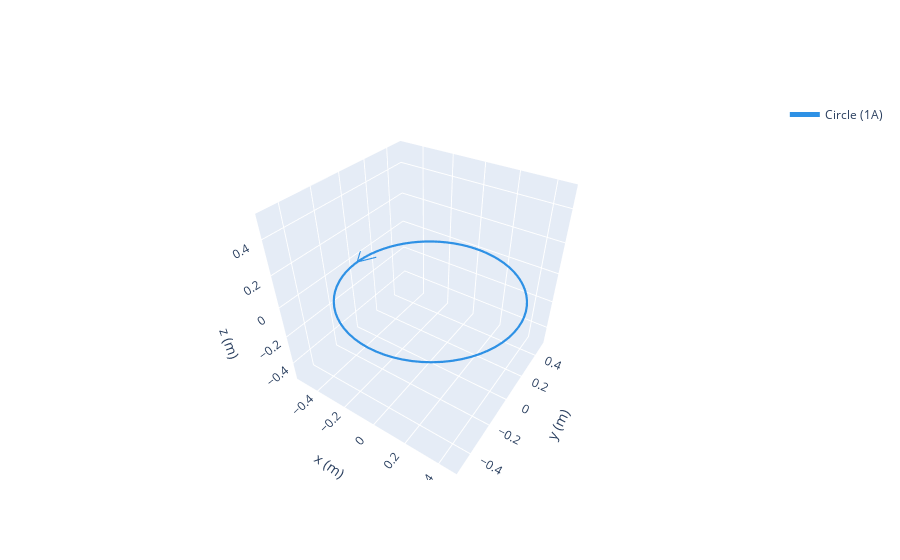

Notebook cell for this chart:
### Code cell
loop = magpy.current.Circle(current=1, diameter=1)

loop.show()

### Figure 1 — Plotly figure (JSON) as saved in the notebook; plotly's stock layout.template omitted (floating-point values rounded to 4 significant figures)
{"data": [{"legendgroup": "Circle(id=5002087696)", "line": {"color": "#2e91e5", "dash": "solid", "width": 2.2}, "mode": "lines", "name": "Circle (1A)", "opacity": 1, "showlegend": true, "type": "scatter3d", "x": [-0.56, -0.5, -0.44], "y": [0.1, 6.123e-17, 0.1], "z": [0, 0, 0]}, {"legendgroup": "Circle(id=5002087696)", "line": {"color": "#2e91e5", "dash": "solid", "width": 4.4}, "mode": "lines", "name": "Circle (1A)", "opacity": 1, "showlegend": false, "type": "scatter3d", "x": [0.5, 0.498, 0.4922, 0.4825, 0.469, 0.4518, 0.4312, 0.4071, 0.3798, 0.3496, 0.3167, 0.2812, 0.2436, 0.204, 0.1629, 0.1205, 0.07712, 0.03316, -0.01106, -0.0552, -0.0989, -0.1418, -0.1837, -0.224, -0.2627, -0.2992, -0.3335, -0.3651, -0.3939, -0.4195, -0.4419, -0.4609, -0.4762, -0.4878, -0.4956, -0.4995, -0.4995, -0.4956, -0.4878, -0.4762, -0.4609, -0.4419, -0.4195, -0.3939, -0.3651, -0.3335, -0.2992, -0.2627, -0.224, -0.1837, -0.1418, -0.0989, -0.0552, -0.01106, 0.03316, 0.07712, 0.1205, 0.1629, 0.204, 0.2436, 0.2812, 0.3167, 0.3496, 0.3798, 0.4071, 0.4312, 0.4518, 0.469, 0.4825, 0.4922, 0.498, 0.5], "y": [0, 0.04419, 0.08803, 0.1312, 0.1733, 0.2141, 0.2532, 0.2903, 0.3251, 0.3574, 0.3869, 0.4134, 0.4367, 0.4565, 0.4727, 0.4853, 0.494, 0.4989, 0.4999, 0.4969, 0.4901, 0.4795, 0.4651, 0.447, 0.4255, 0.4006, 0.3726, 0.3416, 0.308, 0.272, 0.2339, 0.1939, 0.1524, 0.1097, 0.06618, 0.02212, -0.02212, -0.06618, -0.1097, -0.1524, -0.1939, -0.2339, -0.272, -0.308, -0.3416, -0.3726, -0.4006, -0.4255, -0.447, -0.4651, -0.4795, -0.4901, -0.4969, -0.4999, -0.4989, -0.494, -0.4853, -0.4727, -0.4565, -0.4367, -0.4134, -0.3869, -0.3574, -0.3251, -0.2903, -0.2532, -0.2141, -0.1733, -0.1312, -0.08803, -0.04419, -1.225e-16], "z": [0, 0, 0, 0, 0, 0, 0, 0, 0, 0, 0, 0, 0, 0, 0, 0, 0, 0, 0, 0, 0, 0, 0, 0, 0, 0, 0, 0, 0, 0, 0, 0, 0, 0, 0, 0, 0, 0, 0, 0, 0, 0, 0, 0, 0, 0, 0, 0, 0, 0, 0, 0, 0, 0, 0, 0, 0, 0, 0, 0, 0, 0, 0, 0, 0, 0, 0, 0, 0, 0, 0, 0]}], "layout": {"legend": {"itemsizing": "constant"}, "scene": {"aspectmode": "manual", "aspectratio": {"x": 1, "y": 1, "z": 1}, "camera": {"eye": {"x": 1, "y": -1.5, "z": 1.4}}, "xaxis": {"autorange": false, "range": [-0.56, 0.5], "title": {"text": "x (m)"}}, "yaxis": {"autorange": false, "range": [-0.53, 0.53], "title": {"text": "y (m)"}}, "zaxis": {"autorange": false, "range": [-0.53, 0.53], "title": {"text": "z (m)"}}}}}
